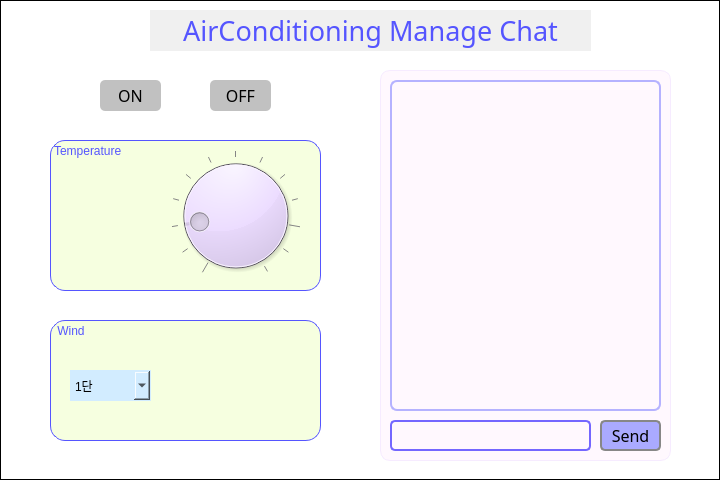
<?xml version="1.0" encoding="UTF-8"?>
<ui version="4.0">
 <class>ChatWindow1</class>
 <widget class="QWidget" name="ChatWindow1">
  <property name="geometry">
   <rect>
    <x>0</x>
    <y>0</y>
    <width>720</width>
    <height>480</height>
   </rect>
  </property>
  <property name="windowTitle">
   <string>Chat1</string>
  </property>
  <property name="styleSheet">
   <string notr="true">background-color: rgb(255,255,255);
border: 1px solid black;
border-color: rgb(0, 0, 0);</string>
  </property>
  <widget class="QGroupBox" name="chatgroupBox">
   <property name="geometry">
    <rect>
     <x>380</x>
     <y>70</y>
     <width>291</width>
     <height>391</height>
    </rect>
   </property>
   <property name="styleSheet">
    <string notr="true">background-color: rgb(255, 248, 254);
border-color: rgb(246, 235, 255);
border-radius: 10px;</string>
   </property>
   <property name="title">
    <string/>
   </property>
   <widget class="QLineEdit" name="messageInput">
    <property name="enabled">
     <bool>true</bool>
    </property>
    <property name="geometry">
     <rect>
      <x>10</x>
      <y>350</y>
      <width>201</width>
      <height>31</height>
     </rect>
    </property>
    <property name="styleSheet">
     <string notr="true">QLineEdit{
	border:2px solid rgb(116, 103, 255);
	border-radius:5px;
 
	
	color: rgb(61, 61, 61);
	background-color: transparent;
	font: 9pt &quot;Sans Serif&quot;;
}</string>
    </property>
   </widget>
   <widget class="QPushButton" name="sendButton">
    <property name="geometry">
     <rect>
      <x>220</x>
      <y>350</y>
      <width>61</width>
      <height>31</height>
     </rect>
    </property>
    <property name="font">
     <font>
      <family>Quicksand Medium</family>
      <pointsize>12</pointsize>
     </font>
    </property>
    <property name="styleSheet">
     <string notr="true">QPushButton{
	border: 2px solid rgb(135, 135, 135);
	color: rgb(0, 0, 0);
	background-color: rgb(170, 170, 255);
	border-radius: 5px;
}

QPushButton:hover {
    background-color: rgb(255, 251, 144);
    color: rgb(195, 193, 255);
}</string>
    </property>
    <property name="text">
     <string>Send</string>
    </property>
   </widget>
   <widget class="QPlainTextEdit" name="messageDisplay">
    <property name="enabled">
     <bool>false</bool>
    </property>
    <property name="geometry">
     <rect>
      <x>10</x>
      <y>10</y>
      <width>271</width>
      <height>331</height>
     </rect>
    </property>
    <property name="styleSheet">
     <string notr="true">background-color: transparent;
border:2px solid rgb(181, 178, 255);
border-radius: 7px;
color: rgb(56, 56, 56);
font: 10pt &quot;Quicksand&quot;;
</string>
    </property>
   </widget>
  </widget>
  <widget class="QLabel" name="titleLabel">
   <property name="geometry">
    <rect>
     <x>150</x>
     <y>10</y>
     <width>441</width>
     <height>41</height>
    </rect>
   </property>
   <property name="font">
    <font>
     <family>Quicksand Medium</family>
     <pointsize>20</pointsize>
     <italic>false</italic>
     <bold>false</bold>
    </font>
   </property>
   <property name="styleSheet">
    <string notr="true">color: rgb(85, 85, 255);
font: 500 20pt &quot;Quicksand Medium&quot;;
background-color:rgb(240, 240, 240);
border-color:transparent;</string>
   </property>
   <property name="text">
    <string>AirConditioning Manage Chat</string>
   </property>
   <property name="alignment">
    <set>Qt::AlignCenter</set>
   </property>
  </widget>
  <widget class="QGroupBox" name="tempGroup">
   <property name="geometry">
    <rect>
     <x>40</x>
     <y>140</y>
     <width>301</width>
     <height>161</height>
    </rect>
   </property>
   <property name="styleSheet">
    <string notr="true">background-color: transparent;
border-color:transparent;</string>
   </property>
   <property name="title">
    <string/>
   </property>
   <widget class="QLabel" name="label">
    <property name="geometry">
     <rect>
      <x>40</x>
      <y>50</y>
      <width>71</width>
      <height>71</height>
     </rect>
    </property>
    <property name="styleSheet">
     <string notr="true">background-color : transparent;
border-color: transparent;</string>
    </property>
    <property name="text">
     <string>&lt;html&gt;&lt;head/&gt;&lt;body&gt;&lt;p&gt;&lt;img src=&quot;:/images/humidity.png&quot; width=&quot;50&quot; height=&quot;50&quot;/&gt;&lt;/p&gt;&lt;/body&gt;&lt;/html&gt;</string>
    </property>
    <property name="alignment">
     <set>Qt::AlignCenter</set>
    </property>
   </widget>
   <widget class="QDial" name="dial">
    <property name="geometry">
     <rect>
      <x>120</x>
      <y>10</y>
      <width>151</width>
      <height>131</height>
     </rect>
    </property>
    <property name="mouseTracking">
     <bool>false</bool>
    </property>
    <property name="acceptDrops">
     <bool>false</bool>
    </property>
    <property name="styleSheet">
     <string notr="true">background-color: rgb(236, 220, 255);</string>
    </property>
    <property name="minimum">
     <number>18</number>
    </property>
    <property name="maximum">
     <number>30</number>
    </property>
    <property name="value">
     <number>20</number>
    </property>
    <property name="notchesVisible">
     <bool>true</bool>
    </property>
   </widget>
   <widget class="QLabel" name="label_3">
    <property name="geometry">
     <rect>
      <x>10</x>
      <y>0</y>
      <width>271</width>
      <height>151</height>
     </rect>
    </property>
    <property name="styleSheet">
     <string notr="true">    font: 800 11pt &quot;Cantarell Extra Bold&quot;;
	background-color: rgb(246, 255, 224);
	border: 1px solid rgb(85, 85, 255);
	border-radius:15px;
	color:rgb(85, 85, 255);</string>
    </property>
    <property name="text">
     <string>Temperature</string>
    </property>
    <property name="alignment">
     <set>Qt::AlignLeading|Qt::AlignLeft|Qt::AlignTop</set>
    </property>
   </widget>
   <zorder>label_3</zorder>
   <zorder>dial</zorder>
   <zorder>label</zorder>
  </widget>
  <widget class="QGroupBox" name="tempGroup_2">
   <property name="geometry">
    <rect>
     <x>40</x>
     <y>310</y>
     <width>301</width>
     <height>141</height>
    </rect>
   </property>
   <property name="styleSheet">
    <string notr="true">background-color: transparent;
border-color:transparent;</string>
   </property>
   <property name="title">
    <string/>
   </property>
   <widget class="QComboBox" name="windBox">
    <property name="geometry">
     <rect>
      <x>30</x>
      <y>60</y>
      <width>81</width>
      <height>31</height>
     </rect>
    </property>
    <property name="styleSheet">
     <string notr="true">background-color: rgb(210, 236, 255);    
font: 800 11pt &quot;Cantarell Extra Bold&quot;;</string>
    </property>
    <item>
     <property name="text">
      <string>1단</string>
     </property>
    </item>
    <item>
     <property name="text">
      <string>2단</string>
     </property>
    </item>
    <item>
     <property name="text">
      <string>3단</string>
     </property>
    </item>
    <item>
     <property name="text">
      <string>4단</string>
     </property>
    </item>
    <item>
     <property name="text">
      <string>5단</string>
     </property>
    </item>
   </widget>
   <widget class="QLabel" name="label_6">
    <property name="geometry">
     <rect>
      <x>10</x>
      <y>10</y>
      <width>271</width>
      <height>121</height>
     </rect>
    </property>
    <property name="styleSheet">
     <string notr="true">    font: 800 11pt &quot;Cantarell Extra Bold&quot;;
	background-color:  rgb(246, 255, 224);
	border: 1px solid rgb(85, 85, 255);
	border-radius:15px;
	color:rgb(85, 85, 255);</string>
    </property>
    <property name="text">
     <string> Wind</string>
    </property>
    <property name="alignment">
     <set>Qt::AlignLeading|Qt::AlignLeft|Qt::AlignTop</set>
    </property>
   </widget>
   <widget class="QLabel" name="label_2">
    <property name="geometry">
     <rect>
      <x>130</x>
      <y>20</y>
      <width>131</width>
      <height>101</height>
     </rect>
    </property>
    <property name="styleSheet">
     <string notr="true">background-color : transparent;
border-color: transparent;</string>
    </property>
    <property name="text">
     <string>&lt;html&gt;&lt;head/&gt;&lt;body&gt;&lt;p&gt;&lt;img src=&quot;:/images/aircon.png&quot; width=&quot;120&quot; height=&quot;120&quot;/&gt;&lt;/p&gt;&lt;/body&gt;&lt;/html&gt;</string>
    </property>
    <property name="alignment">
     <set>Qt::AlignCenter</set>
    </property>
   </widget>
   <zorder>label_6</zorder>
   <zorder>windBox</zorder>
   <zorder>label_2</zorder>
  </widget>
  <widget class="QPushButton" name="airconON">
   <property name="geometry">
    <rect>
     <x>100</x>
     <y>80</y>
     <width>61</width>
     <height>31</height>
    </rect>
   </property>
   <property name="font">
    <font>
     <family>Quicksand Medium</family>
     <pointsize>12</pointsize>
    </font>
   </property>
   <property name="styleSheet">
    <string notr="true">QPushButton{
	border:0px solid rgb(135, 135, 135);
	color: rgb(0, 0, 0);
	background-color: rgb(193, 193, 193);
	border-radius: 5px;
}

QPushButton:hover {
	border-radius: 5px;
    background-color: rgb(255, 251, 144);
    color: rgb(195, 193, 255);
}</string>
   </property>
   <property name="text">
    <string>ON</string>
   </property>
  </widget>
  <widget class="QPushButton" name="airconOFF">
   <property name="geometry">
    <rect>
     <x>210</x>
     <y>80</y>
     <width>61</width>
     <height>31</height>
    </rect>
   </property>
   <property name="font">
    <font>
     <family>Quicksand Medium</family>
     <pointsize>12</pointsize>
    </font>
   </property>
   <property name="styleSheet">
    <string notr="true">QPushButton{
	border: 0px solid rgb(135, 135, 135);
	color: rgb(0, 0, 0);
	background-color: rgb(193,193,193);
	border-radius: 5px;
}

QPushButton:hover {
	border-radius: 5px;
    background-color: rgb(255, 251, 144);
    color: rgb(195, 193, 255);
}</string>
   </property>
   <property name="text">
    <string>OFF</string>
   </property>
  </widget>
  <widget class="QPushButton" name="exitButton">
   <property name="geometry">
    <rect>
     <x>10</x>
     <y>10</y>
     <width>31</width>
     <height>31</height>
    </rect>
   </property>
   <property name="styleSheet">
    <string notr="true">QPushButton{
	background-color:rgba(0, 0, 0, 0);
	border:rgba(0, 0, 0, 0);
	border-radius: 15px;
}

QPushButton:hover {
    background-color: rgba(255, 202, 172,0.5);
}</string>
   </property>
   <property name="text">
    <string/>
   </property>
  </widget>
  <widget class="QLabel" name="exit">
   <property name="geometry">
    <rect>
     <x>10</x>
     <y>10</y>
     <width>31</width>
     <height>31</height>
    </rect>
   </property>
   <property name="styleSheet">
    <string notr="true">background-color:  rgb(255, 255, 255);
border:none;</string>
   </property>
   <property name="text">
    <string>&lt;html&gt;&lt;head/&gt;&lt;body&gt;&lt;p&gt;&lt;img src=&quot;:/images/exit.png&quot; width = &quot;25&quot; height=&quot;25&quot;/&gt;&lt;/p&gt;&lt;/body&gt;&lt;/html&gt; </string>
   </property>
   <property name="alignment">
    <set>Qt::AlignCenter</set>
   </property>
  </widget>
  <zorder>exit</zorder>
  <zorder>chatgroupBox</zorder>
  <zorder>titleLabel</zorder>
  <zorder>tempGroup</zorder>
  <zorder>tempGroup_2</zorder>
  <zorder>airconON</zorder>
  <zorder>airconOFF</zorder>
  <zorder>exitButton</zorder>
 </widget>
 <resources/>
 <connections/>
</ui>
